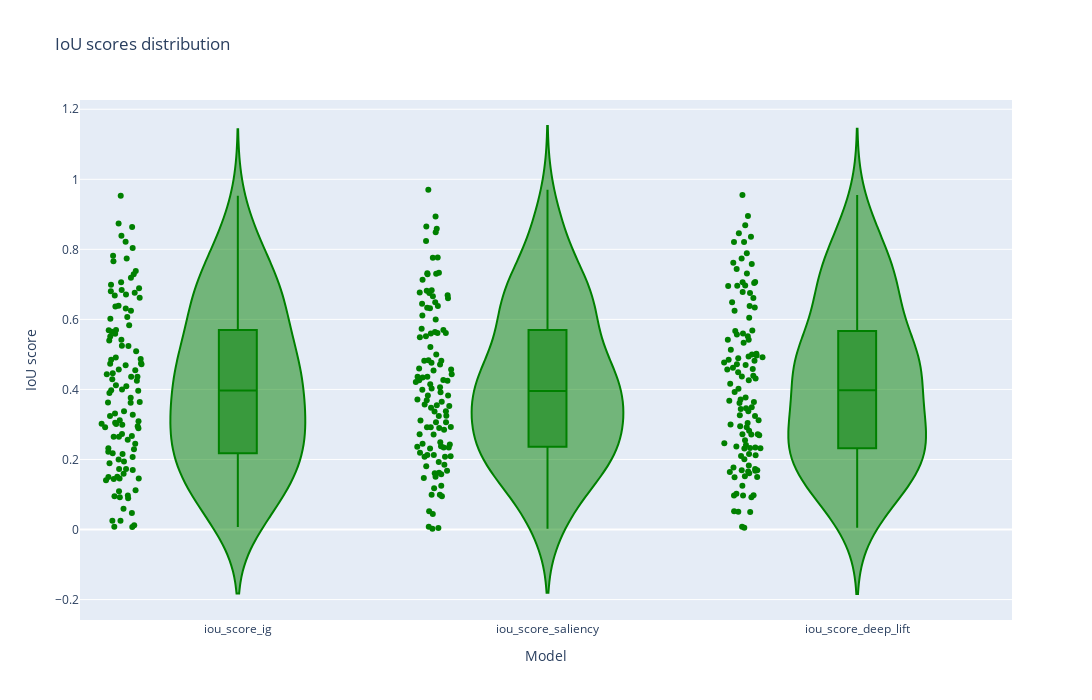

Notebook cell for this chart:
### Code cell
fig = px.violin(df_res_giuste[['iou_score_ig', 'iou_score_saliency','iou_score_deep_lift']], points="all", color_discrete_sequence=['green'], title='IoU scores distribution', box=True, width=1400, height=700)
fig.update_layout(xaxis_title='Model', yaxis_title='IoU score')
fig.show()
fig.write_html('iou_distribution_interpretabilities_giuste_optimized_box_binary.html')
fig.write_image('iou_distribution_interpretabilities_giuste_optimized_box_binary.png')

### Figure 1 — Plotly figure (JSON) as saved in the notebook; plotly's stock layout.template omitted (floating-point values rounded to 4 significant figures; data arrays with more than 128 entries replaced by an {"elided": "..."} marker saying what was removed)
{"data": [{"alignmentgroup": "True", "box": {"visible": true}, "hovertemplate": "variable=%{x}<br>value=%{y}<extra></extra>", "legendgroup": "", "marker": {"color": "green"}, "name": "", "offsetgroup": "", "orientation": "v", "points": "all", "scalegroup": "True", "showlegend": false, "type": "violin", "x": {"elided": "342 str values"}, "x0": " ", "xaxis": "x", "y": {"elided": "342 float values"}, "y0": " ", "yaxis": "y"}], "layout": {"height": 700, "legend": {"tracegroupgap": 0}, "title": {"text": "IoU scores distribution"}, "violinmode": "group", "width": 1400, "xaxis": {"anchor": "y", "domain": [0, 1], "title": {"text": "Model"}}, "yaxis": {"anchor": "x", "domain": [0, 1], "title": {"text": "IoU score"}}}}
